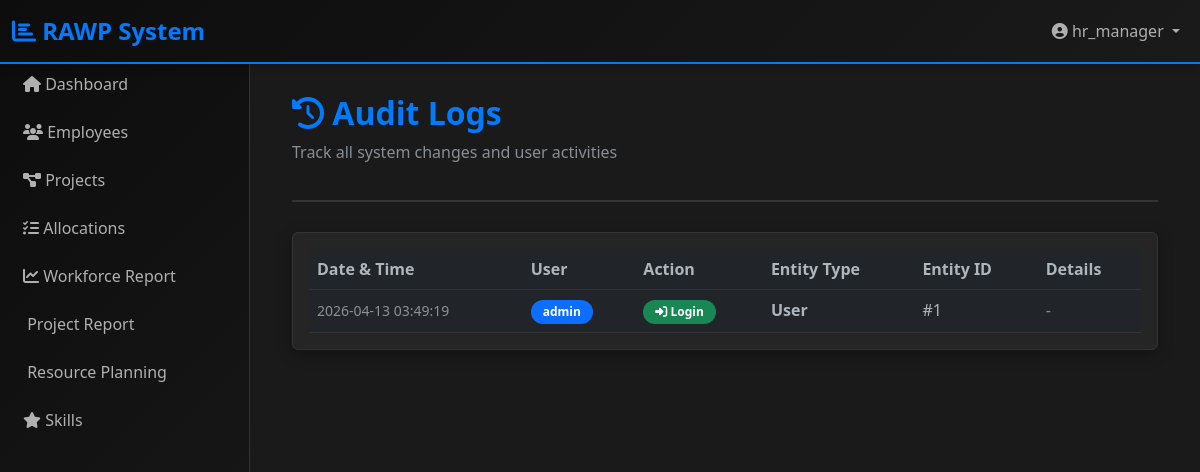
Page /audit-logs (signed in) on the committed database.
### app/models.py (models this page shows, shortened)
class User(UserMixin, db.Model):
    __tablename__ = 'users'
    id = db.Column(db.Integer, primary_key=True)
    username = db.Column(db.String(80), unique=True, nullable=False)
    email = db.Column(db.String(120), unique=True, nullable=False)
    password_hash = db.Column(db.String(255), nullable=False)
    role = db.Column(db.Enum(Role), nullable=False, default=Role.EMPLOYEE)
    is_active = db.Column(db.Boolean, default=True)
    created_at = db.Column(db.DateTime, default=datetime.utcnow)
    updated_at = db.Column(db.DateTime, default=datetime.utcnow, onupdate=datetime.utcnow)
    employee = db.relationship('Employee', backref='user', uselist=False, cascade='all, delete-orphan')
    audit_logs = db.relationship('AuditLog', backref='user', lazy=True, cascade='all, delete-orphan')

class AuditLog(db.Model):
    __tablename__ = 'audit_logs'
    id = db.Column(db.Integer, primary_key=True)
    user_id = db.Column(db.Integer, db.ForeignKey('users.id'), nullable=False)
    action = db.Column(db.String(100), nullable=False)  # CREATE, UPDATE, DELETE, LOGIN, LOGOUT
    entity_type = db.Column(db.String(50), nullable=False)  # User, Employee, Project, ResourceAllocation
    entity_id = db.Column(db.Integer)
    changes = db.Column(db.Text)  # JSON string of changes
    ip_address = db.Column(db.String(45))
    created_at = db.Column(db.DateTime, default=datetime.utcnow)

### app/routes/main.py (the view)
@main_bp.route('/audit-logs')
@login_required
@require_role('Admin', 'Top Management', 'HR Manager')
def audit_logs():
    from app.models import AuditLog
    page = request.args.get('page', 1, type=int)
    logs = AuditLog.query.order_by(AuditLog.created_at.desc()).paginate(page=page, per_page=50)
    return render_template('main/audit_logs.html',
                         title='Audit Logs',
                         logs=logs)

### app/utils.py (called while the page is built)
def require_role(*roles):
    def decorator(f):
        @wraps(f)
        def decorated_function(*args, **kwargs):
            from flask_login import current_user
            from flask import redirect, url_for, flash
            if not current_user.is_authenticated:
                flash('Please log in first.', 'danger')
                return redirect(url_for('auth.login'))
            from app.models import Role
            role_values = [r.value if isinstance(r, Role) else r for r in roles]
            if current_user.role.value not in role_values and current_user.role != Role.ADMIN:
                flash('You do not have permission to access this page.', 'danger')
                return redirect(url_for('main.dashboard'))
            return f(*args, **kwargs)
        return decorated_function
    return decorator

### app/templates/main/audit_logs.html (shortened to what this page needs)
{% extends "base.html" %}
{% block content %}
<div class="container-fluid">
    <div class="page-header">
        <h1 class="page-title"><i class="fas fa-history"></i> Audit Logs</h1>
        <p class="text-muted">Track all system changes and user activities</p>
    </div>
    <div class="card">
        <div class="card-body">
            {% if logs.items %}
            <div class="table-responsive">
                <table class="table table-hover mb-0">
                    <thead>
                        <tr>
                            <th>Date & Time</th>
                            <th>User</th>
                            <th>Action</th>
                            <th>Entity Type</th>
                            <th>Entity ID</th>
                            <th>Details</th>
                        </tr>
                    </thead>
                    <tbody>
                        {% for log in logs.items %}
                        <tr>
                            <td>
                                <small class="text-muted">{{ log.created_at.strftime('%Y-%m-%d %H:%M:%S') }}</small>
                            </td>
                            <td>
                                <span class="badge bg-primary">{{ log.user.username }}</span>
                            </td>
                            <td>
                                {% if log.action == 'CREATE' %}
                                    <span class="badge bg-success"><i class="fas fa-plus"></i> Create</span>
                                {% elif log.action == 'UPDATE' %}
                                    <span class="badge bg-info"><i class="fas fa-edit"></i> Update</span>
                                {% elif log.action == 'DELETE' %}
                                    <span class="badge bg-danger"><i class="fas fa-trash"></i> Delete</span>
                                {% elif log.action == 'LOGIN' %}
                                    <span class="badge bg-success"><i class="fas fa-sign-in-alt"></i> Login</span>
                                {% elif log.action == 'LOGOUT' %}
                                    <span class="badge bg-warning"><i class="fas fa-sign-out-alt"></i> Logout</span>
                                {% else %}
                                    <span class="badge bg-secondary">{{ log.action }}</span>
                                {% endif %}
                            </td>
                            <td><strong>{{ log.entity_type }}</strong></td>
                            <td>#{{ log.entity_id or 'N/A' }}</td>
                            <td>
                                {% if log.changes %}
                                    <button type="button" class="btn btn-sm btn-outline-secondary" data-bs-toggle="modal" data-bs-target="#changeModal{{ log.id }}">
                                        <i class="fas fa-eye"></i> View
                                    </button>
                                    <div class="modal fade" id="changeModal{{ log.id }}" tabindex="-1">
                                        <div class="modal-dialog">
                                            <div class="modal-content">
                                                <div class="modal-header">
                                                    <h5 class="modal-title">Change Details</h5>
                                                    <button type="button" class="btn-close" data-bs-dismiss="modal"></button>
                                                </div>
                                                <div class="modal-body">
                                                    <pre style="background: #2a2a2a; padding: 10px; border-radius: 5px; color: #e0e0e0;">{{ log.changes }}</pre>
                                                </div>
                                            </div>
                                        </div>
                                    </div>
                                {% else %}
                                    <span class="text-muted">-</span>
                                {% endif %}
                            </td>
                        </tr>
                        {% endfor %}
                    </tbody>
                </table>
            </div>
            {% else %}
            <p class="text-muted text-center py-5">No audit logs available</p>
            {% endif %}
        </div>
    </div>
</div>
{% endblock %}

### app/templates/base.html (shortened to what this page needs)
<!DOCTYPE html>
<html lang="en">
<head>
    <link href="https://cdn.jsdelivr.net/npm/bootstrap@5.3.0/dist/css/bootstrap.min.css" rel="stylesheet">
    <link href="https://cdnjs.cloudflare.com/ajax/libs/font-awesome/6.4.0/css/all.min.css" rel="stylesheet">
</head>
<body data-bs-theme="dark">
    <nav class="navbar navbar-expand-lg sticky-top">
        <div class="container-fluid">
            <a class="navbar-brand" href="{{ url_for('main.dashboard') }}">
                <i class="fas fa-chart-bar"></i> RAWP System
            </a>
            <div class="collapse navbar-collapse" id="navbarNav">
                <ul class="navbar-nav ms-auto">
                    {% if current_user.is_authenticated %}
                    <li class="nav-item dropdown">
                        <a class="nav-link dropdown-toggle" href="#" id="userMenu" role="button" data-bs-toggle="dropdown">
                            <i class="fas fa-user-circle"></i> {{ current_user.username }}
                        </a>
                    </li>
                    {% else %}
                    <li class="nav-item">
                        <a class="nav-link" href="{{ url_for('auth.login') }}">Login</a>
                    </li>
                    {% endif %}
                </ul>
            </div>
        </div>
    </nav>
    {% if current_user.is_authenticated %}
    <div class="sidebar">
        <nav class="nav flex-column">
            <a class="nav-link" href="{{ url_for('main.dashboard') }}">
                <i class="fas fa-home"></i> Dashboard
            </a>
            {% if current_user.role.value in ['Admin', 'HR Manager', 'Project Manager', 'Top Management'] %}
            <a class="nav-link" href="{{ url_for('employees.list_employees') }}">
                <i class="fas fa-users"></i> Employees
            </a>
            {% endif %}
            {% if current_user.role.value in ['Admin', 'Project Manager', 'Top Management', 'HR Manager'] %}
            <a class="nav-link" href="{{ url_for('projects.list_projects') }}">
                <i class="fas fa-project-diagram"></i> Projects
            </a>
            {% endif %}
            {% if current_user.role.value in ['Admin', 'Project Manager', 'HR Manager', 'Top Management'] %}
            <a class="nav-link" href="{{ url_for('allocations.list_allocations') }}">
                <i class="fas fa-tasks"></i> Allocations
            </a>
            {% endif %}
            {% if current_user.role.value in ['Admin', 'Top Management', 'HR Manager', 'Project Manager'] %}
            <a class="nav-link" href="{{ url_for('main.workforce_report') }}">
                <i class="fas fa-chart-line"></i> Workforce Report
            </a>
            {% endif %}
            {% if current_user.role.value in ['Admin', 'Top Management', 'HR Manager', 'Project Manager'] %}
            <a class="nav-link" href="{{ url_for('main.project_report') }}">
                 Project Report
            </a>
            {% endif %}
            {% if current_user.role.value in ['Admin', 'Top Management', 'HR Manager', 'Project Manager'] %}
            <a class="nav-link" href="{{ url_for('main.resource_planning') }}">
                 Resource Planning
            </a>
            {% endif %}
            {% if current_user.role.value in ['Admin', 'HR Manager'] %}
            <a class="nav-link" href="{{ url_for('admin.list_skills') }}">
                <i class="fas fa-star"></i> Skills
            </a>
            {% endif %}
        </nav>
    </div>
    {% endif %}
    <div class="main-content">
        {% block content %}{% endblock %}
    </div>
</body>
</html>

### app/templates/base.html (style rules this page uses)
:root { --bs-body-bg: #1a1a1a; --bs-body-color: #e0e0e0; --bs-dark: #0d0d0d; --bs-light: #f8f9fa; --bs-primary: #007bff; --bs-success: #28a745; --bs-danger: #dc3545; --bs-warning: #ffc107; --bs-info: #17a2b8; }
* { margin: 0; padding: 0; box-sizing: border-box; }
body { background-color: #1a1a1a; color: #e0e0e0; font-family: 'Segoe UI', Tahoma, Geneva, Verdana, sans-serif; }
.navbar { background: linear-gradient(135deg, #0d0d0d 0%, #1a1a1a 100%); border-bottom: 2px solid #007bff; box-shadow: 0 2px 10px rgba(0,0,0,0.3); }
.navbar-brand { font-weight: 700; color: #007bff !important; font-size: 1.5rem; }
.sidebar { background: linear-gradient(135deg, #0d0d0d 0%, #1a1a1a 100%); min-height: calc(100vh - 60px); border-right: 1px solid #333; position: fixed; width: 250px; left: 0; top: 60px; overflow-y: auto; z-index: 999; }
.sidebar .nav-link { color: #b0b0b0; padding: 12px 20px; border-left: 3px solid transparent; transition: all 0.3s ease; }
.main-content { margin-left: 250px; padding: 30px; min-height: calc(100vh - 60px); }
.card { background-color: #252525; border: 1px solid #333; box-shadow: 0 4px 15px rgba(0,0,0,0.3); transition: transform 0.3s ease, box-shadow 0.3s ease; }
.table { color: #e0e0e0; border-color: #333; }
.table thead { background-color: #0d0d0d; border-color: #333; }
.table tbody tr { transition: background-color 0.2s ease; }
.badge { padding: 6px 12px; font-weight: 600; border-radius: 20px; }
.page-header { margin-bottom: 30px; padding-bottom: 20px; border-bottom: 2px solid #333; }
.page-title { color: #007bff; font-weight: 700; font-size: 2rem; }

### rows in the picture
User: username "hr_manager"
AuditLog: created_at "2026-04-13 03:49:19", user.username "admin", action "LOGIN" (drawn), entity_type "User", entity "1"
